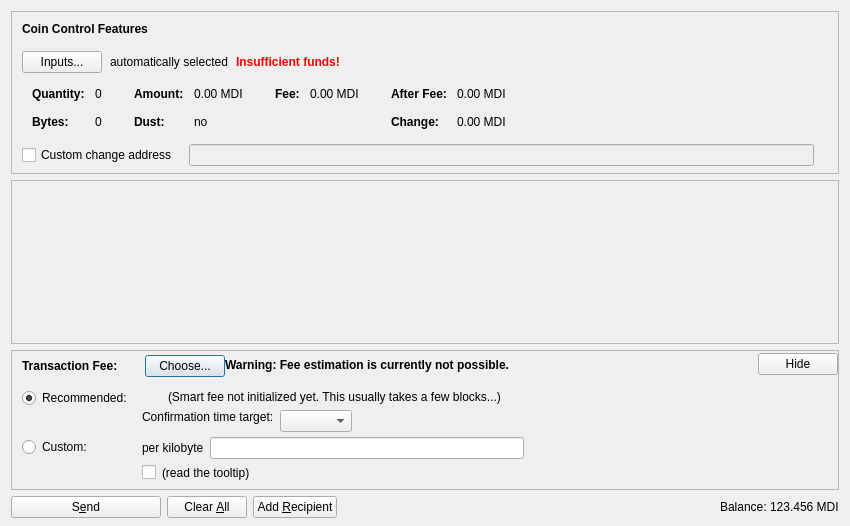
<?xml version="1.0" encoding="UTF-8"?>
<ui version="4.0">
 <class>SendCoinsDialog</class>
 <widget class="QDialog" name="SendCoinsDialog">
  <property name="geometry">
   <rect>
    <x>0</x>
    <y>0</y>
    <width>850</width>
    <height>526</height>
   </rect>
  </property>
  <property name="windowTitle">
   <string>Send Coins</string>
  </property>
  <layout class="QVBoxLayout" name="verticalLayout" stretch="0,1,0,0">
   <property name="bottomMargin">
    <number>8</number>
   </property>
   <item>
    <widget class="QFrame" name="frameCoinControl">
     <property name="sizePolicy">
      <sizepolicy hsizetype="Expanding" vsizetype="Expanding">
       <horstretch>0</horstretch>
       <verstretch>0</verstretch>
      </sizepolicy>
     </property>
     <property name="maximumSize">
      <size>
       <width>16777215</width>
       <height>16777215</height>
      </size>
     </property>
     <property name="frameShape">
      <enum>QFrame::StyledPanel</enum>
     </property>
     <property name="frameShadow">
      <enum>QFrame::Sunken</enum>
     </property>
     <layout class="QVBoxLayout" name="verticalLayoutCoinControl2">
      <property name="spacing">
       <number>0</number>
      </property>
      <property name="leftMargin">
       <number>0</number>
      </property>
      <property name="topMargin">
       <number>0</number>
      </property>
      <property name="rightMargin">
       <number>0</number>
      </property>
      <property name="bottomMargin">
       <number>6</number>
      </property>
      <item>
       <layout class="QVBoxLayout" name="verticalLayoutCoinControl" stretch="0,0,0,0,1">
        <property name="spacing">
         <number>0</number>
        </property>
        <property name="leftMargin">
         <number>10</number>
        </property>
        <property name="topMargin">
         <number>10</number>
        </property>
        <item>
         <layout class="QHBoxLayout" name="horizontalLayoutCoinControl1">
          <property name="bottomMargin">
           <number>15</number>
          </property>
          <item>
           <widget class="QLabel" name="labelCoinControlFeatures">
            <property name="sizePolicy">
             <sizepolicy hsizetype="Preferred" vsizetype="Maximum">
              <horstretch>0</horstretch>
              <verstretch>0</verstretch>
             </sizepolicy>
            </property>
            <property name="font">
             <font>
              <weight>75</weight>
              <bold>true</bold>
             </font>
            </property>
            <property name="styleSheet">
             <string notr="true">font-weight:bold;</string>
            </property>
            <property name="text">
             <string>Coin Control Features</string>
            </property>
           </widget>
          </item>
         </layout>
        </item>
        <item>
         <layout class="QHBoxLayout" name="horizontalLayoutCoinControl2" stretch="0,0,0,0">
          <property name="spacing">
           <number>8</number>
          </property>
          <property name="bottomMargin">
           <number>10</number>
          </property>
          <item>
           <widget class="QPushButton" name="pushButtonCoinControl">
            <property name="styleSheet">
             <string notr="true"/>
            </property>
            <property name="text">
             <string>Inputs...</string>
            </property>
            <property name="autoDefault">
             <bool>false</bool>
            </property>
           </widget>
          </item>
          <item>
           <widget class="QLabel" name="labelCoinControlAutomaticallySelected">
            <property name="text">
             <string>automatically selected</string>
            </property>
            <property name="margin">
             <number>5</number>
            </property>
           </widget>
          </item>
          <item>
           <widget class="QLabel" name="labelCoinControlInsuffFunds">
            <property name="font">
             <font>
              <weight>75</weight>
              <bold>true</bold>
             </font>
            </property>
            <property name="styleSheet">
             <string notr="true">color:red;font-weight:bold;</string>
            </property>
            <property name="text">
             <string>Insufficient funds!</string>
            </property>
            <property name="margin">
             <number>5</number>
            </property>
           </widget>
          </item>
          <item>
           <spacer name="horizontalSpacerCoinControl">
            <property name="orientation">
             <enum>Qt::Horizontal</enum>
            </property>
            <property name="sizeHint" stdset="0">
             <size>
              <width>40</width>
              <height>1</height>
             </size>
            </property>
           </spacer>
          </item>
         </layout>
        </item>
        <item>
         <widget class="QWidget" name="widgetCoinControl" native="true">
          <property name="sizePolicy">
           <sizepolicy hsizetype="Preferred" vsizetype="Preferred">
            <horstretch>0</horstretch>
            <verstretch>0</verstretch>
           </sizepolicy>
          </property>
          <property name="minimumSize">
           <size>
            <width>0</width>
            <height>0</height>
           </size>
          </property>
          <property name="styleSheet">
           <string notr="true"/>
          </property>
          <layout class="QHBoxLayout" name="horizontalLayoutCoinControl5">
           <property name="leftMargin">
            <number>0</number>
           </property>
           <property name="topMargin">
            <number>0</number>
           </property>
           <property name="rightMargin">
            <number>0</number>
           </property>
           <property name="bottomMargin">
            <number>0</number>
           </property>
           <item>
            <layout class="QHBoxLayout" name="horizontalLayoutCoinControl3" stretch="0,0,0,1">
             <property name="spacing">
              <number>20</number>
             </property>
             <property name="topMargin">
              <number>0</number>
             </property>
             <property name="bottomMargin">
              <number>10</number>
             </property>
             <item>
              <layout class="QFormLayout" name="formLayoutCoinControl1">
               <property name="horizontalSpacing">
                <number>10</number>
               </property>
               <property name="verticalSpacing">
                <number>14</number>
               </property>
               <property name="leftMargin">
                <number>10</number>
               </property>
               <property name="topMargin">
                <number>4</number>
               </property>
               <property name="rightMargin">
                <number>6</number>
               </property>
               <item row="0" column="0">
                <widget class="QLabel" name="labelCoinControlQuantityText">
                 <property name="font">
                  <font>
                   <weight>75</weight>
                   <bold>true</bold>
                  </font>
                 </property>
                 <property name="text">
                  <string>Quantity:</string>
                 </property>
                 <property name="margin">
                  <number>0</number>
                 </property>
                </widget>
               </item>
               <item row="0" column="1">
                <widget class="QLabel" name="labelCoinControlQuantity">
                 <property name="cursor">
                  <cursorShape>IBeamCursor</cursorShape>
                 </property>
                 <property name="contextMenuPolicy">
                  <enum>Qt::ActionsContextMenu</enum>
                 </property>
                 <property name="text">
                  <string notr="true">0</string>
                 </property>
                 <property name="margin">
                  <number>0</number>
                 </property>
                 <property name="textInteractionFlags">
                  <set>Qt::LinksAccessibleByMouse|Qt::TextSelectableByKeyboard|Qt::TextSelectableByMouse</set>
                 </property>
                </widget>
               </item>
               <item row="1" column="0">
                <widget class="QLabel" name="labelCoinControlBytesText">
                 <property name="font">
                  <font>
                   <weight>75</weight>
                   <bold>true</bold>
                  </font>
                 </property>
                 <property name="text">
                  <string>Bytes:</string>
                 </property>
                </widget>
               </item>
               <item row="1" column="1">
                <widget class="QLabel" name="labelCoinControlBytes">
                 <property name="cursor">
                  <cursorShape>IBeamCursor</cursorShape>
                 </property>
                 <property name="contextMenuPolicy">
                  <enum>Qt::ActionsContextMenu</enum>
                 </property>
                 <property name="text">
                  <string notr="true">0</string>
                 </property>
                 <property name="textInteractionFlags">
                  <set>Qt::LinksAccessibleByMouse|Qt::TextSelectableByKeyboard|Qt::TextSelectableByMouse</set>
                 </property>
                </widget>
               </item>
              </layout>
             </item>
             <item>
              <layout class="QFormLayout" name="formLayoutCoinControl2">
               <property name="horizontalSpacing">
                <number>10</number>
               </property>
               <property name="verticalSpacing">
                <number>14</number>
               </property>
               <property name="leftMargin">
                <number>6</number>
               </property>
               <property name="topMargin">
                <number>4</number>
               </property>
               <property name="rightMargin">
                <number>6</number>
               </property>
               <item row="0" column="0">
                <widget class="QLabel" name="labelCoinControlAmountText">
                 <property name="font">
                  <font>
                   <weight>75</weight>
                   <bold>true</bold>
                  </font>
                 </property>
                 <property name="text">
                  <string>Amount:</string>
                 </property>
                 <property name="margin">
                  <number>0</number>
                 </property>
                </widget>
               </item>
               <item row="0" column="1">
                <widget class="QLabel" name="labelCoinControlAmount">
                 <property name="cursor">
                  <cursorShape>IBeamCursor</cursorShape>
                 </property>
                 <property name="contextMenuPolicy">
                  <enum>Qt::ActionsContextMenu</enum>
                 </property>
                 <property name="text">
                  <string notr="true">0.00 MDI</string>
                 </property>
                 <property name="textInteractionFlags">
                  <set>Qt::LinksAccessibleByMouse|Qt::TextSelectableByKeyboard|Qt::TextSelectableByMouse</set>
                 </property>
                </widget>
               </item>
               <item row="1" column="0">
                <widget class="QLabel" name="labelCoinControlLowOutputText">
                 <property name="font">
                  <font>
                   <weight>75</weight>
                   <bold>true</bold>
                  </font>
                 </property>
                 <property name="text">
                  <string>Dust:</string>
                 </property>
                </widget>
               </item>
               <item row="1" column="1">
                <widget class="QLabel" name="labelCoinControlLowOutput">
                 <property name="cursor">
                  <cursorShape>IBeamCursor</cursorShape>
                 </property>
                 <property name="contextMenuPolicy">
                  <enum>Qt::ActionsContextMenu</enum>
                 </property>
                 <property name="text">
                  <string notr="true">no</string>
                 </property>
                 <property name="textInteractionFlags">
                  <set>Qt::LinksAccessibleByMouse|Qt::TextSelectableByKeyboard|Qt::TextSelectableByMouse</set>
                 </property>
                </widget>
               </item>
              </layout>
             </item>
             <item>
              <layout class="QFormLayout" name="formLayoutCoinControl3">
               <property name="horizontalSpacing">
                <number>10</number>
               </property>
               <property name="verticalSpacing">
                <number>14</number>
               </property>
               <property name="leftMargin">
                <number>6</number>
               </property>
               <property name="topMargin">
                <number>4</number>
               </property>
               <property name="rightMargin">
                <number>6</number>
               </property>
               <item row="0" column="0">
                <widget class="QLabel" name="labelCoinControlFeeText">
                 <property name="font">
                  <font>
                   <weight>75</weight>
                   <bold>true</bold>
                  </font>
                 </property>
                 <property name="text">
                  <string>Fee:</string>
                 </property>
                 <property name="margin">
                  <number>0</number>
                 </property>
                </widget>
               </item>
               <item row="0" column="1">
                <widget class="QLabel" name="labelCoinControlFee">
                 <property name="cursor">
                  <cursorShape>IBeamCursor</cursorShape>
                 </property>
                 <property name="contextMenuPolicy">
                  <enum>Qt::ActionsContextMenu</enum>
                 </property>
                 <property name="text">
                  <string notr="true">0.00 MDI</string>
                 </property>
                 <property name="textInteractionFlags">
                  <set>Qt::LinksAccessibleByMouse|Qt::TextSelectableByKeyboard|Qt::TextSelectableByMouse</set>
                 </property>
                </widget>
               </item>
              </layout>
             </item>
             <item>
              <layout class="QFormLayout" name="formLayoutCoinControl4">
               <property name="horizontalSpacing">
                <number>10</number>
               </property>
               <property name="verticalSpacing">
                <number>14</number>
               </property>
               <property name="leftMargin">
                <number>6</number>
               </property>
               <property name="topMargin">
                <number>4</number>
               </property>
               <property name="rightMargin">
                <number>6</number>
               </property>
               <item row="0" column="0">
                <widget class="QLabel" name="labelCoinControlAfterFeeText">
                 <property name="font">
                  <font>
                   <weight>75</weight>
                   <bold>true</bold>
                  </font>
                 </property>
                 <property name="text">
                  <string>After Fee:</string>
                 </property>
                 <property name="margin">
                  <number>0</number>
                 </property>
                </widget>
               </item>
               <item row="0" column="1">
                <widget class="QLabel" name="labelCoinControlAfterFee">
                 <property name="cursor">
                  <cursorShape>IBeamCursor</cursorShape>
                 </property>
                 <property name="contextMenuPolicy">
                  <enum>Qt::ActionsContextMenu</enum>
                 </property>
                 <property name="text">
                  <string notr="true">0.00 MDI</string>
                 </property>
                 <property name="textInteractionFlags">
                  <set>Qt::LinksAccessibleByMouse|Qt::TextSelectableByKeyboard|Qt::TextSelectableByMouse</set>
                 </property>
                </widget>
               </item>
               <item row="1" column="0">
                <widget class="QLabel" name="labelCoinControlChangeText">
                 <property name="font">
                  <font>
                   <weight>75</weight>
                   <bold>true</bold>
                  </font>
                 </property>
                 <property name="text">
                  <string>Change:</string>
                 </property>
                </widget>
               </item>
               <item row="1" column="1">
                <widget class="QLabel" name="labelCoinControlChange">
                 <property name="cursor">
                  <cursorShape>IBeamCursor</cursorShape>
                 </property>
                 <property name="contextMenuPolicy">
                  <enum>Qt::ActionsContextMenu</enum>
                 </property>
                 <property name="text">
                  <string notr="true">0.00 MDI</string>
                 </property>
                 <property name="textInteractionFlags">
                  <set>Qt::LinksAccessibleByMouse|Qt::TextSelectableByKeyboard|Qt::TextSelectableByMouse</set>
                 </property>
                </widget>
               </item>
              </layout>
             </item>
            </layout>
           </item>
          </layout>
         </widget>
        </item>
        <item>
         <layout class="QHBoxLayout" name="horizontalLayoutCoinControl4" stretch="0,0,0">
          <property name="spacing">
           <number>12</number>
          </property>
          <property name="sizeConstraint">
           <enum>QLayout::SetDefaultConstraint</enum>
          </property>
          <property name="topMargin">
           <number>5</number>
          </property>
          <property name="rightMargin">
           <number>5</number>
          </property>
          <item>
           <widget class="QCheckBox" name="checkBoxCoinControlChange">
            <property name="toolTip">
             <string>If this is activated, but the change address is empty or invalid, change will be sent to a newly generated address.</string>
            </property>
            <property name="text">
             <string>Custom change address</string>
            </property>
           </widget>
          </item>
          <item>
           <widget class="QValidatedLineEdit" name="lineEditCoinControlChange">
            <property name="enabled">
             <bool>false</bool>
            </property>
            <property name="sizePolicy">
             <sizepolicy hsizetype="Expanding" vsizetype="Fixed">
              <horstretch>0</horstretch>
              <verstretch>0</verstretch>
             </sizepolicy>
            </property>
           </widget>
          </item>
          <item>
           <widget class="QLabel" name="labelCoinControlChangeLabel">
            <property name="sizePolicy">
             <sizepolicy hsizetype="Preferred" vsizetype="Expanding">
              <horstretch>0</horstretch>
              <verstretch>0</verstretch>
             </sizepolicy>
            </property>
            <property name="minimumSize">
             <size>
              <width>0</width>
              <height>0</height>
             </size>
            </property>
            <property name="text">
             <string/>
            </property>
            <property name="margin">
             <number>3</number>
            </property>
           </widget>
          </item>
         </layout>
        </item>
        <item>
         <spacer name="verticalSpacerCoinControl">
          <property name="orientation">
           <enum>Qt::Vertical</enum>
          </property>
          <property name="sizeHint" stdset="0">
           <size>
            <width>800</width>
            <height>1</height>
           </size>
          </property>
         </spacer>
        </item>
       </layout>
      </item>
     </layout>
    </widget>
   </item>
   <item>
    <widget class="QScrollArea" name="scrollArea">
     <property name="widgetResizable">
      <bool>true</bool>
     </property>
     <widget class="QWidget" name="scrollAreaWidgetContents">
      <property name="geometry">
       <rect>
        <x>0</x>
        <y>0</y>
        <width>830</width>
        <height>104</height>
       </rect>
      </property>
      <layout class="QVBoxLayout" name="verticalLayout_2" stretch="0,1">
       <property name="leftMargin">
        <number>0</number>
       </property>
       <property name="topMargin">
        <number>0</number>
       </property>
       <property name="rightMargin">
        <number>0</number>
       </property>
       <property name="bottomMargin">
        <number>0</number>
       </property>
       <item>
        <layout class="QVBoxLayout" name="entries">
         <property name="spacing">
          <number>6</number>
         </property>
        </layout>
       </item>
       <item>
        <spacer name="verticalSpacer">
         <property name="orientation">
          <enum>Qt::Vertical</enum>
         </property>
         <property name="sizeHint" stdset="0">
          <size>
           <width>20</width>
           <height>40</height>
          </size>
         </property>
        </spacer>
       </item>
      </layout>
     </widget>
    </widget>
   </item>
   <item>
    <widget class="QFrame" name="frameFee">
     <property name="sizePolicy">
      <sizepolicy hsizetype="Expanding" vsizetype="Expanding">
       <horstretch>0</horstretch>
       <verstretch>0</verstretch>
      </sizepolicy>
     </property>
     <property name="maximumSize">
      <size>
       <width>16777215</width>
       <height>16777215</height>
      </size>
     </property>
     <property name="frameShape">
      <enum>QFrame::StyledPanel</enum>
     </property>
     <property name="frameShadow">
      <enum>QFrame::Sunken</enum>
     </property>
     <layout class="QVBoxLayout" name="verticalLayoutFee1">
      <property name="spacing">
       <number>0</number>
      </property>
      <property name="leftMargin">
       <number>0</number>
      </property>
      <property name="topMargin">
       <number>0</number>
      </property>
      <property name="rightMargin">
       <number>0</number>
      </property>
      <property name="bottomMargin">
       <number>0</number>
      </property>
      <item>
       <layout class="QVBoxLayout" name="verticalLayoutFee2" stretch="0,0,0">
        <property name="spacing">
         <number>0</number>
        </property>
        <property name="leftMargin">
         <number>10</number>
        </property>
        <property name="topMargin">
         <number>0</number>
        </property>
        <item>
         <layout class="QHBoxLayout" name="horizontalLayoutFee1">
          <property name="bottomMargin">
           <number>0</number>
          </property>
          <item>
           <layout class="QVBoxLayout" name="verticalLayoutFee7">
            <property name="spacing">
             <number>0</number>
            </property>
            <item>
             <spacer name="verticalSpacerSmartFee">
              <property name="orientation">
               <enum>Qt::Vertical</enum>
              </property>
              <property name="sizeType">
               <enum>QSizePolicy::Fixed</enum>
              </property>
              <property name="sizeHint" stdset="0">
               <size>
                <width>1</width>
                <height>4</height>
               </size>
              </property>
             </spacer>
            </item>
            <item>
             <layout class="QHBoxLayout" name="horizontalLayoutSmartFee">
              <property name="spacing">
               <number>10</number>
              </property>
              <item>
               <widget class="QLabel" name="labelFeeHeadline">
                <property name="sizePolicy">
                 <sizepolicy hsizetype="Preferred" vsizetype="Maximum">
                  <horstretch>0</horstretch>
                  <verstretch>0</verstretch>
                 </sizepolicy>
                </property>
                <property name="font">
                 <font>
                  <weight>75</weight>
                  <bold>true</bold>
                 </font>
                </property>
                <property name="styleSheet">
                 <string notr="true">font-weight:bold;</string>
                </property>
                <property name="text">
                 <string>Transaction Fee:</string>
                </property>
               </widget>
              </item>
              <item>
               <widget class="QLabel" name="labelFeeMinimized">
                <property name="text">
                 <string/>
                </property>
               </widget>
              </item>
              <item>
               <widget class="QPushButton" name="buttonChooseFee">
                <property name="text">
                 <string>Choose...</string>
                </property>
               </widget>
              </item>
             </layout>
            </item>
            <item>
             <spacer name="verticalSpacer_5">
              <property name="orientation">
               <enum>Qt::Vertical</enum>
              </property>
              <property name="sizeHint" stdset="0">
               <size>
                <width>1</width>
                <height>1</height>
               </size>
              </property>
             </spacer>
            </item>
           </layout>
          </item>
          <item>
           <widget class="QLabel" name="fallbackFeeWarningLabel">
            <property name="toolTip">
             <string>Using the fallbackfee can result in sending a transaction that will take several hours or days (or never) to confirm. Consider choosing your fee manually or wait until you have validated the complete chain.</string>
            </property>
            <property name="font">
            <font>
                <weight>75</weight>
                <bold>true</bold>
            </font>
            </property>
            <property name="text">
             <string>Warning: Fee estimation is currently not possible.</string>
            </property>
            <property name="wordWrap">
             <bool>false</bool>
            </property>
           </widget>
          </item>
          <item>
           <spacer name="horizontalSpacer_4">
            <property name="orientation">
             <enum>Qt::Horizontal</enum>
            </property>
            <property name="sizeType">
             <enum>QSizePolicy::MinimumExpanding</enum>
            </property>
            <property name="sizeHint" stdset="0">
             <size>
              <width>40</width>
              <height>20</height>
             </size>
            </property>
           </spacer>
          </item>
          <item>
           <widget class="QPushButton" name="buttonMinimizeFee">
            <property name="toolTip">
             <string>collapse fee-settings</string>
            </property>
            <property name="text">
             <string>Hide</string>
            </property>
           </widget>
          </item>
         </layout>
        </item>
        <item>
         <widget class="QFrame" name="frameFeeSelection">
          <layout class="QVBoxLayout" name="verticalLayoutFee12">
           <property name="spacing">
            <number>0</number>
           </property>
           <property name="leftMargin">
            <number>0</number>
           </property>
           <property name="topMargin">
            <number>0</number>
           </property>
           <property name="rightMargin">
            <number>0</number>
           </property>
           <property name="bottomMargin">
            <number>0</number>
           </property>
           <item>
            <layout class="QGridLayout" name="gridLayoutFee">
             <property name="topMargin">
              <number>10</number>
             </property>
             <property name="bottomMargin">
              <number>4</number>
             </property>
             <property name="horizontalSpacing">
              <number>10</number>
             </property>
             <property name="verticalSpacing">
              <number>4</number>
             </property>
             <item row="1" column="1">
              <layout class="QVBoxLayout" name="verticalLayoutFee8">
               <property name="spacing">
                <number>6</number>
               </property>
               <item>
                <layout class="QHBoxLayout" name="horizontalLayoutFee13">
                 <item>
                  <widget class="QLabel" name="labelCustomPerKilobyte">
                   <property name="toolTip">
                    <string>If the custom fee is set to 1000 satoshis and the transaction is only 250 bytes, then &quot;per kilobyte&quot; only pays 250 satoshis in fee, while &quot;total at least&quot; pays 1000 satoshis. For transactions bigger than a kilobyte both pay by kilobyte.</string>
                   </property>
                   <property name="text">
                    <string>per kilobyte</string>
                   </property>
                  </widget>
                 </item>
                 <item>
                  <widget class="BitcoinAmountField" name="customFee"/>
                 </item>
                 <item>
                  <spacer name="horizontalSpacer_6">
                   <property name="orientation">
                    <enum>Qt::Horizontal</enum>
                   </property>
                   <property name="sizeHint" stdset="0">
                    <size>
                     <width>1</width>
                     <height>1</height>
                    </size>
                   </property>
                  </spacer>
                 </item>
                </layout>
               </item>
               <item>
                <layout class="QHBoxLayout" name="horizontalLayoutFee8">
                 <item>
                  <widget class="QCheckBox" name="checkBoxMinimumFee">
                   <property name="toolTip">
                    <string>Paying only the minimum fee is just fine as long as there is less transaction volume than space in the blocks. But be aware that this can end up in a never confirming transaction once there is more demand for medicoin transactions than the network can process.</string>
                   </property>
                   <property name="text">
                    <string/>
                   </property>
                  </widget>
                 </item>
                 <item>
                  <widget class="QLabel" name="labelMinFeeWarning">
                   <property name="enabled">
                    <bool>true</bool>
                   </property>
                   <property name="toolTip">
                    <string>Paying only the minimum fee is just fine as long as there is less transaction volume than space in the blocks. But be aware that this can end up in a never confirming transaction once there is more demand for medicoin transactions than the network can process.</string>
                   </property>
                   <property name="text">
                    <string>(read the tooltip)</string>
                   </property>
                   <property name="margin">
                    <number>5</number>
                   </property>
                  </widget>
                 </item>
                 <item>
                  <spacer name="horizontalSpacer_2">
                   <property name="orientation">
                    <enum>Qt::Horizontal</enum>
                   </property>
                   <property name="sizeHint" stdset="0">
                    <size>
                     <width>1</width>
                     <height>1</height>
                    </size>
                   </property>
                  </spacer>
                 </item>
                </layout>
               </item>
              </layout>
             </item>
             <item row="0" column="0">
              <layout class="QVBoxLayout" name="verticalLayoutFee4" stretch="0,1">
               <item>
                <widget class="QRadioButton" name="radioSmartFee">
                 <property name="text">
                  <string>Recommended:</string>
                 </property>
                 <property name="checked">
                  <bool>true</bool>
                 </property>
                 <attribute name="buttonGroup">
                  <string notr="true">groupFee</string>
                 </attribute>
                </widget>
               </item>
               <item>
                <spacer name="verticalSpacer_2">
                 <property name="orientation">
                  <enum>Qt::Vertical</enum>
                 </property>
                 <property name="sizeHint" stdset="0">
                  <size>
                   <width>1</width>
                   <height>1</height>
                  </size>
                 </property>
                </spacer>
               </item>
              </layout>
             </item>
             <item row="1" column="0">
              <layout class="QVBoxLayout" name="verticalLayoutFee9" stretch="0,1">
               <item>
                <widget class="QRadioButton" name="radioCustomFee">
                 <property name="text">
                  <string>Custom:</string>
                 </property>
                 <attribute name="buttonGroup">
                  <string notr="true">groupFee</string>
                 </attribute>
                </widget>
               </item>
               <item>
                <spacer name="verticalSpacer_6">
                 <property name="orientation">
                  <enum>Qt::Vertical</enum>
                 </property>
                 <property name="sizeHint" stdset="0">
                  <size>
                   <width>1</width>
                   <height>1</height>
                  </size>
                 </property>
                </spacer>
               </item>
              </layout>
             </item>
             <item row="0" column="1">
              <layout class="QVBoxLayout" name="verticalLayoutFee3" stretch="0,0,1">
               <property name="spacing">
                <number>6</number>
               </property>
               <property name="topMargin">
                <number>2</number>
               </property>
               <item>
                <layout class="QHBoxLayout" name="horizontalLayoutFee12">
                 <item>
                  <widget class="QLabel" name="labelSmartFee">
                   <property name="text">
                    <string/>
                   </property>
                   <property name="margin">
                    <number>2</number>
                   </property>
                  </widget>
                 </item>
                 <item>
                  <widget class="QLabel" name="labelFeeEstimation">
                   <property name="text">
                    <string/>
                   </property>
                  </widget>
                 </item>
                 <item>
                  <widget class="QLabel" name="labelSmartFee2">
                   <property name="text">
                    <string>(Smart fee not initialized yet. This usually takes a few blocks...)</string>
                   </property>
                   <property name="margin">
                    <number>2</number>
                   </property>
                  </widget>
                 </item>
                 <item>
                  <spacer name="horizontalSpacer_5">
                   <property name="orientation">
                    <enum>Qt::Horizontal</enum>
                   </property>
                   <property name="sizeHint" stdset="0">
                    <size>
                     <width>1</width>
                     <height>1</height>
                    </size>
                   </property>
                  </spacer>
                 </item>
                </layout>
               </item>
               <item>
                <layout class="QHBoxLayout" name="horizontalLayoutFee9">
                 <item>
                  <layout class="QVBoxLayout" name="verticalLayoutFee6">
                   <item>
                    <widget class="QLabel" name="labelSmartFee3">
                     <property name="text">
                      <string>Confirmation time target:</string>
                     </property>
                     <property name="margin">
                      <number>2</number>
                     </property>
                    </widget>
                   </item>
                   <item>
                    <spacer name="verticalSpacer_3">
                     <property name="orientation">
                      <enum>Qt::Vertical</enum>
                     </property>
                     <property name="sizeHint" stdset="0">
                      <size>
                       <width>1</width>
                       <height>1</height>
                      </size>
                     </property>
                    </spacer>
                   </item>
                  </layout>
                 </item>
                 <item>
                  <layout class="QVBoxLayout" name="verticalLayoutFee5">
                   <property name="rightMargin">
                    <number>30</number>
                   </property>
                   <item>
                    <layout class="QHBoxLayout" name="horizontalLayoutConfTarget">
                     <property name="bottomMargin">
                      <number>0</number>
                     </property>
                     <item>
                      <widget class="QComboBox" name="confTargetSelector"/>
                     </item>
                     <item>
                      <spacer name="horizontalSpacerConfTarget">
                       <property name="orientation">
                        <enum>Qt::Horizontal</enum>
                       </property>
                       <property name="sizeHint" stdset="0">
                        <size>
                         <width>40</width>
                         <height>20</height>
                        </size>
                       </property>
                      </spacer>
                     </item>
                    </layout>
                   </item>
                  </layout>
                 </item>
                </layout>
               </item>
               <item>
                <spacer name="verticalSpacer_4">
                 <property name="orientation">
                  <enum>Qt::Vertical</enum>
                 </property>
                 <property name="sizeHint" stdset="0">
                  <size>
                   <width>1</width>
                   <height>1</height>
                  </size>
                 </property>
                </spacer>
               </item>
              </layout>
             </item>
            </layout>
           </item>
          </layout>
         </widget>
        </item>
        <item>
         <spacer name="verticalSpacerFee">
          <property name="orientation">
           <enum>Qt::Vertical</enum>
          </property>
          <property name="sizeHint" stdset="0">
           <size>
            <width>40</width>
            <height>5</height>
           </size>
          </property>
         </spacer>
        </item>
       </layout>
      </item>
     </layout>
    </widget>
   </item>
   <item>
    <layout class="QHBoxLayout" name="horizontalLayout">
     <item>
      <widget class="QPushButton" name="sendButton">
       <property name="minimumSize">
        <size>
         <width>150</width>
         <height>0</height>
        </size>
       </property>
       <property name="toolTip">
        <string>Confirm the send action</string>
       </property>
       <property name="text">
        <string>S&amp;end</string>
       </property>
       <property name="icon">
        <iconset resource="../bitcoin.qrc">
         <normaloff>:/icons/send</normaloff>:/icons/send</iconset>
       </property>
       <property name="autoDefault">
        <bool>false</bool>
       </property>
       <property name="default">
        <bool>false</bool>
       </property>
      </widget>
     </item>
     <item>
      <widget class="QPushButton" name="clearButton">
       <property name="sizePolicy">
        <sizepolicy hsizetype="Minimum" vsizetype="Fixed">
         <horstretch>0</horstretch>
         <verstretch>0</verstretch>
        </sizepolicy>
       </property>
       <property name="toolTip">
        <string>Clear all fields of the form.</string>
       </property>
       <property name="text">
        <string>Clear &amp;All</string>
       </property>
       <property name="icon">
        <iconset resource="../bitcoin.qrc">
         <normaloff>:/icons/remove</normaloff>:/icons/remove</iconset>
       </property>
       <property name="autoDefault">
        <bool>false</bool>
       </property>
      </widget>
     </item>
     <item>
      <widget class="QPushButton" name="addButton">
       <property name="toolTip">
        <string>Send to multiple recipients at once</string>
       </property>
       <property name="text">
        <string>Add &amp;Recipient</string>
       </property>
       <property name="icon">
        <iconset resource="../bitcoin.qrc">
         <normaloff>:/icons/add</normaloff>:/icons/add</iconset>
       </property>
       <property name="autoDefault">
        <bool>false</bool>
       </property>
      </widget>
     </item>
     <item>
      <spacer name="horizontalSpacer">
       <property name="orientation">
        <enum>Qt::Horizontal</enum>
       </property>
       <property name="sizeHint" stdset="0">
        <size>
         <width>40</width>
         <height>20</height>
        </size>
       </property>
      </spacer>
     </item>
     <item>
      <layout class="QHBoxLayout" name="horizontalLayout_2">
       <property name="spacing">
        <number>3</number>
       </property>
       <item>
        <widget class="QLabel" name="label">
         <property name="sizePolicy">
          <sizepolicy hsizetype="Preferred" vsizetype="Fixed">
           <horstretch>0</horstretch>
           <verstretch>0</verstretch>
          </sizepolicy>
         </property>
         <property name="text">
          <string>Balance:</string>
         </property>
        </widget>
       </item>
       <item>
        <widget class="QLabel" name="labelBalance">
         <property name="sizePolicy">
          <sizepolicy hsizetype="Preferred" vsizetype="Fixed">
           <horstretch>0</horstretch>
           <verstretch>0</verstretch>
          </sizepolicy>
         </property>
         <property name="cursor">
          <cursorShape>IBeamCursor</cursorShape>
         </property>
         <property name="text">
          <string notr="true">123.456 MDI</string>
         </property>
         <property name="textInteractionFlags">
          <set>Qt::LinksAccessibleByMouse|Qt::TextSelectableByKeyboard|Qt::TextSelectableByMouse</set>
         </property>
        </widget>
       </item>
      </layout>
     </item>
    </layout>
   </item>
  </layout>
 </widget>
 <customwidgets>
  <customwidget>
   <class>QValidatedLineEdit</class>
   <extends>QLineEdit</extends>
   <header>qvalidatedlineedit.h</header>
  </customwidget>
  <customwidget>
   <class>BitcoinAmountField</class>
   <extends>QLineEdit</extends>
   <header>bitcoinamountfield.h</header>
   <container>1</container>
  </customwidget>
 </customwidgets>
 <resources>
  <include location="../bitcoin.qrc"/>
 </resources>
 <connections/>
 <buttongroups>
  <buttongroup name="groupFee"/>
 </buttongroups>
</ui>
